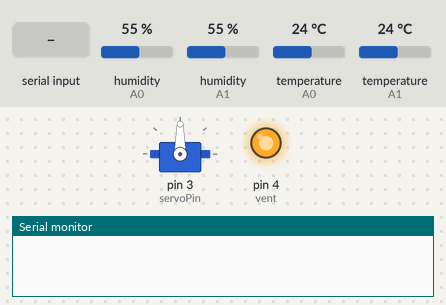
Recording of a sketch running on a simulated Arduino Uno, built with avr-gcc and run on an emulated ATmega328P. On the bench: servo, output pins drawn as LEDs (lit = HIGH), the last lines printed to the serial monitor. The inputs (shaded band) are chosen by the test bench; at power-on: humidity (sensors on A0, A1) 55 %, temperature (sensors on A0, A1) 24 °C.

Above: at 1.2 s.
1.3 s: "m1\n" received over Serial
At 2.2 s:
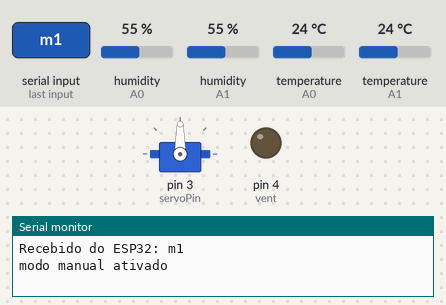
2.8 s: "m0\n" received over Serial
At 5.1 s:
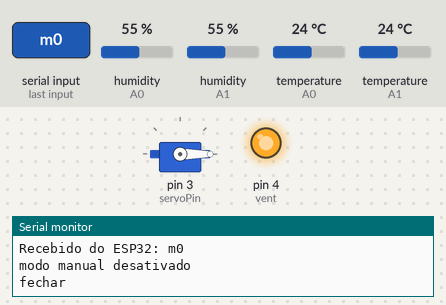
6.3 s: "m1\n" received over Serial
At 7.2 s:
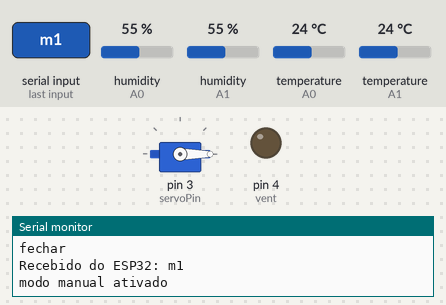
7.8 s: "t1\n" received over Serial
At 8.27 s:
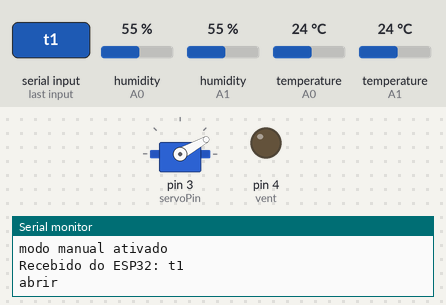
Timing chart, 0 to 10.8 s (numbered marks = the images above; inputs shaded):
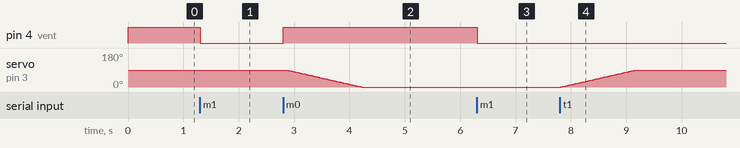

The sketch:

techtalk3.ino
```cpp
#include <Adafruit_Sensor.h>
#include <DHT.h>
#include <DHT_U.h>
#include <Servo.h>
#include <string.h>

Servo Servo1;

const int servoPin = 3; //pino servo
int pos = 0;    // Posição atual do servo
int minPos = 0; // Posição mínima
int maxPos = 90; // Posição máxima


// Definindo os pinos e tipos de sensores
#define DHTPIN1 A0 // Pino digital conectado ao primeiro DHT11
#define DHTPIN2 A1 // Pino digital conectado ao segundo DHT11
#define DHTTYPE DHT11 // Definindo o tipo de sensor DHT

// Inicializando os sensores DHT
DHT dht1(DHTPIN1, DHTTYPE);
DHT dht2(DHTPIN2, DHTTYPE);

//vetor para armazenar as temperturas
float temperatura[2];

//variaveis de tempo para pegar guardar array de tempo
int tempAt = 0;
int tempPa = 0;
int intervalotemp = 2000;

//pino ventoinha
int vent = 4;

void fecharTeto();
void abrirTeto();
void pegarTemperatura(float *temperatura); //funcao para pegar temperaturas

void setup() {
  pinMode(vent, OUTPUT); //defini o pino da ventoinha com output
  Servo1.attach(servoPin); //Associa o pino com a instancia do pino
  Serial.begin(9600); // Inicializa a comunicação serial a 9600 bps
  dht1.begin(); // Inicializa o primeiro sensor DHT
  dht2.begin(); // Inicializa o segundo sensor DHT

}

void loop() {
  // ler a posicao inicial do servo
  pos = Servo1.read();
  // ligar inicialmente a ventoinha
  digitalWrite(vent, HIGH);

  unsigned long tempAt = millis();//contador para ler valores de 200
  if (Serial.available()) { // Lê a linha recebida
    String receivedData = Serial.readStringUntil('\n');

    Serial.println("Recebido do ESP32: " + receivedData); // Exibe os dados recebidos no monitor serial

    String prefix = receivedData.substring(0, 2);  // Compara os primeiros 2 caracteres de receivedData com "m0" e "m1"
    if (prefix == "m1") {
        Serial.println("modo manual ativado");
        while(1){
          digitalWrite(vent, LOW);
          if (Serial.available()) {
            String receivedData = Serial.readStringUntil('\n'); // Lê a linha recebida
            Serial.println("Recebido do ESP32: " + receivedData);  // Exibe os dados recebidos no monitor serial
            String prefix = receivedData.substring(0, 2);
            if (prefix == "m1") {
              Serial.println("modo manual ativado");
            }else if (prefix == "m0") {
              Serial.println("modo manual desativado");
              break;
            }else if(prefix == "t0"){
              fecharTeto();
            }else if(prefix == "t1"){
              abrirTeto();
            }else{
              Serial.println("Modo desconhecido");
            }
          }
        }
    } else if (prefix == "m0") {
        Serial.println("modo manual desativado");
    } else {
        Serial.println("Modo desconhecido");
    }
    receivedData = ""; // Limpa a string recebida
  }
  if((tempAt - tempPa) >= intervalotemp){ //de dois em dois segundo faz a leitura
    tempPa = tempAt;

    pegarTemperatura(temperatura);

    if(temperatura[1]<temperatura[0]){ //compara a temperatura de dentro com a de fora
      abrirTeto();
    }else{
      fecharTeto();
    }
  }

}

void pegarTemperatura(float *temperatura){ //passa o ponteiro do array

  // Leitura do primeiro sensor
  float h1 = dht1.readHumidity();
  float t1 = dht1.readTemperature();
  float f1 = dht1.readTemperature(true);

  // Verifica se houve falha na leitura do primeiro sensor
  if (isnan(h1) || isnan(t1) || isnan(f1)) {
    Serial.println("Falha na leitura do sensor DHT1!");
  } else {
    // Calcula o índice de calor (heat index) para o primeiro sensor
    float hif1 = dht1.computeHeatIndex(f1, h1);
    float hic1 = dht1.computeHeatIndex(t1, h1, false);
  }

  // Leitura do segundo sensor
  float h2 = dht2.readHumidity();
  float t2 = dht2.readTemperature();
  float f2 = dht2.readTemperature(true);

  // Verifica se houve falha na leitura do segundo sensor
  if (isnan(h2) || isnan(t2) || isnan(f2)) {
    Serial.println("Falha na leitura do sensor DHT2!");
  } else {
    // Calcula o índice de calor (heat index) para o segundo sensor
    float hif2 = dht2.computeHeatIndex(f2, h2);
    float hic2 = dht2.computeHeatIndex(t2, h2, false);
  }
  temperatura[0] = t1; //troca os valores no array temperatura
  temperatura[1] = t2;

}

void abrirTeto(){
 Serial.println("abrir");
    for (; pos <= maxPos; pos += 1) {
    Servo1.write(pos); // Define o servo para a posição 'pos'
    delay(15);          // Aguarda 15 milissegundos para desacelerar o movimento
  }
  delay(1000); // Aguarda 1 segundo antes de inverter a direção
}


void fecharTeto(){
  Serial.println("fechar");
  for (; pos >= minPos; pos -= 1) {
    Servo1.write(pos); // Define o servo para a posição 'pos'
    delay(15);         // Aguarda 15 milissegundos para desacelerar o movimento
  }
  delay(1000); // Aguarda 1 segundo antes de inverter a direção
}
```

Measured:
- after the input at 1.3 s, pin 4 (vent): HIGH → LOW at once; servo on pin 3 (servoPin): stays 90° (without the input it goes to 89° after 0.76 s)
- after the input at 2.8 s, pin 4 (vent): LOW → HIGH at once; servo on pin 3 (servoPin): moves from 90° to 0° over 1.4 s, starting after 0.07 s
- after the input at 6.3 s, pin 4 (vent): HIGH → LOW at once
- after the input at 7.8 s, servo on pin 3 (servoPin): moves from 0° to 90° over 1.4 s, starting at once
